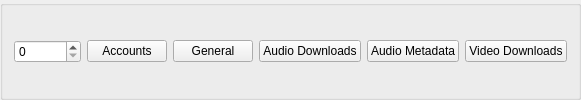
         <widget class="QGroupBox" name="group_login_form_4">
          <property name="minimumSize">
           <size>
            <width>0</width>
            <height>0</height>
           </size>
          </property>
          <property name="title">
           <string/>
          </property>
          <property name="flat">
           <bool>false</bool>
          </property>
          <layout class="QHBoxLayout" name="horizontalLayout_76">
           <item>
            <widget class="QSpinBox" name="settings_scrollarea_value">
             <property name="maximum">
              <number>9999999</number>
             </property>
            </widget>
           </item>
           <item>
            <widget class="QPushButton" name="settings_bookmark_accounts">
             <property name="text">
              <string>Accounts</string>
             </property>
            </widget>
           </item>
           <item>
            <widget class="QPushButton" name="settings_bookmark_general">
             <property name="text">
              <string>General</string>
             </property>
            </widget>
           </item>
           <item>
            <widget class="QPushButton" name="settings_bookmark_audio_downloads">
             <property name="text">
              <string>Audio Downloads</string>
             </property>
            </widget>
           </item>
           <item>
            <widget class="QPushButton" name="settings_bookmark_audio_metadata">
             <property name="text">
              <string>Audio Metadata</string>
             </property>
            </widget>
           </item>
           <item>
            <widget class="QPushButton" name="settings_bookmark_video_downloads">
             <property name="text">
              <string>Video Downloads</string>
             </property>
            </widget>
           </item>
          </layout>
         </widget>
